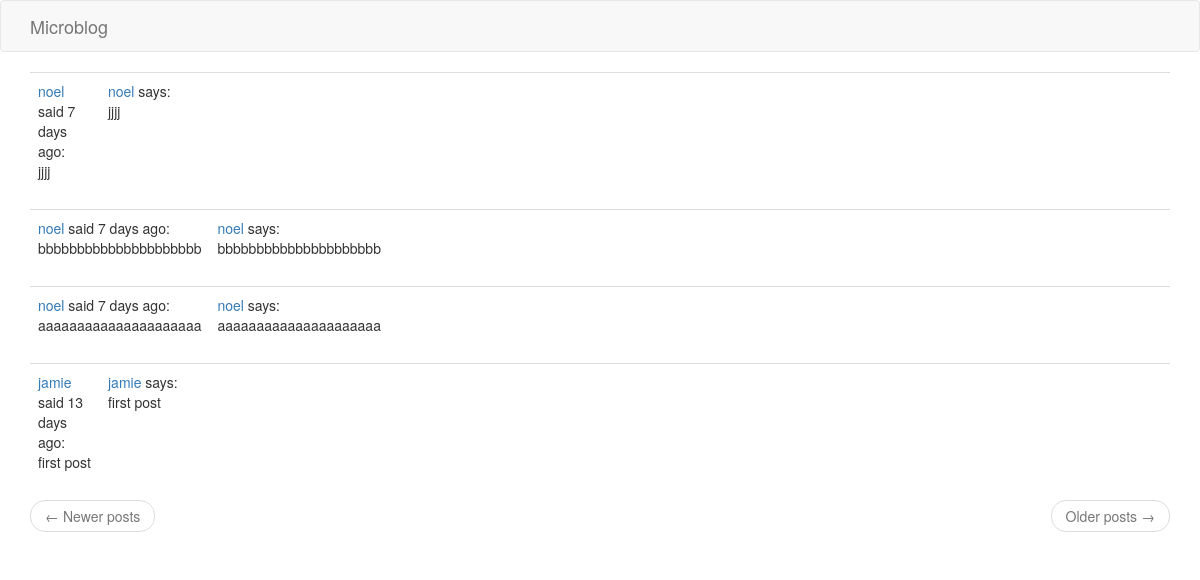
The page /explore (signed in) on the database its author committed.
### app/models.py (models this page shows, shortened)
class Post(db.Model):
    id = db.Column(db.Integer, primary_key=True)
    body = db.Column(db.String(140))
    timestamp = db.Column(db.DateTime, index=True, default=datetime.utcnow)
    user_id = db.Column(db.Integer, db.ForeignKey('user.id'))

class User(UserMixin, db.Model):
    id = db.Column(db.Integer, primary_key=True)
    username = db.Column(db.String(64), index=True, unique=True)
    email = db.Column(db.String(120), index=True, unique=True)
    password_hash = db.Column(db.String(128))
    posts = db.relationship('Post', backref='author', lazy='dynamic')
    about_me = db.Column(db.String(140))
    last_seen = db.Column(db.DateTime, default=datetime.utcnow)
    followed = db.relationship(
        'User', secondary=followers,
        primaryjoin=(followers.c.follower_id == id),
        secondaryjoin=(followers.c.followed_id == id),
        backref=db.backref('followers', lazy='dynamic'), lazy='dynamic'
    )
    def avatar(self, size):
        digest = md5(self.email.lower().encode('utf-8')).hexdigest()
        return 'https://www.gravatar.com/avatar/{}?d=identicon&s={}'.format(digest, size)

### app/routes.py (the view)
@app.route('/explore')
@login_required
def explore():
    page = request.args.get('page', 1, type=int)
    posts = Post.query.order_by(Post.timestamp.desc()).paginate(page, app.config['POSTS_PER_PAGE'], False)
    next_url = url_for('explore', page=posts.next_num) if posts.has_next else None
    prev_url = url_for('explore', page=posts.prev_num) if posts.has_prev else None
    return render_template('index.html', title='explore',
                           posts=posts.items, next_url=next_url, prev_url=prev_url)

### app/models.py (called while the page is built)
@login.user_loader
def load_user(id):
    return User.query.get(int(id))

### app/routes.py (called while the page is built)
@app.before_request
def before_request():
    if current_user.is_authenticated:
        current_user.last_seen = datetime.utcnow()
        db.session.commit()

### app/templates/index.html (shortened to what this page needs)
{% extends "base.html" %}
{% import 'bootstrap/wtf.html' as wtf %}
{% block app_content %}
    {% for post in posts %}
        {% include '_post.html' %}
    {% endfor %}
    <nav aria-label="...">
        <ul class="pager">
            <li class="previous{% if not prev_url %} disabled{% endif %}">
                <a href="{{ prev_url or '#' }}">
                    <span aria-hidden="true">&larr;</span> Newer posts
                </a>
            </li>
            <li class="next{% if not next_url %} disabled{% endif %}">
                <a href="{{ next_url or '#' }}">
                    Older posts <span aria-hidden="true">&rarr;</span>
                </a>
            </li>
        </ul>
    </nav>
{% endblock %}

### app/templates/_post.html
<table class="table table-hover">
    <tr>
        <td width="70px">
            <a href="{{ url_for('user', username=post.author.username) }}">
                {{ post.author.username }}
            </a>
            said {{ moment(post.timestamp).fromNow() }}:
            <br>
            {{ post.body }}
        </td>
        <td>
            <a href="{{ url_for('user', username=post.author.username) }}">
                {{ post.author.username}}
            </a>
            says:
            <br>
            {{ post.body }}
        </td>
    </tr>
</table>

### rows shown on the page
Post: author.username "noel", timestamp "7 days ago", body "jjjj"
Post: author.username "noel", timestamp "7 days ago", body "bbbbbbbbbbbbbbbbbbbbb"
Post: author.username "noel", timestamp "7 days ago", body "aaaaaaaaaaaaaaaaaaaaa"
Post: author.username "jamie", timestamp "13 days ago", body "first post"
